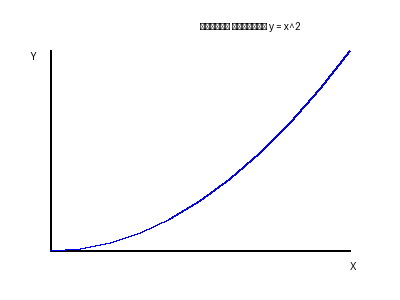
#> input picture test_graph.png, 400 x 300 px
$ python ocr_module.py
#> lines starting #> are read from the running program, lines starting #| are printed output that depends on the picture; after the words box and inside, x2 and y2 are one past the last pixel; in counts of white or black regions, pixels touching at a corner belong together
#!/usr/bin/env python3
# -*- coding: utf-8 -*-
"""
OCR Module для Rubin AI
Модуль оптического распознавания символов для анализа графиков и изображений
"""

import logging
import json
import re
import math
from datetime import datetime
from typing import Dict, List, Any, Optional, Tuple
import base64
import io

# Попытка импорта OCR библиотек с fallback
try:
    import cv2
    import numpy as np
    from PIL import Image
    import pytesseract
    OCR_AVAILABLE = True
except ImportError:
    OCR_AVAILABLE = False
    # Mock классы для работы без OCR библиотек
    class cv2:
        @staticmethod
        def imread(path):
            return None

        @staticmethod
        def cvtColor(img, code):
            return img

        @staticmethod
        def threshold(img, thresh, maxval, type):
            return None, img

        @staticmethod
        def imwrite(path, img):
            return True

    class np:
        @staticmethod
        def array(data):
            return data

    class Image:
        @staticmethod
        def open(path):
            return None

    class pytesseract:
        @staticmethod
        def image_to_string(img, lang='rus'):
            return "Mock OCR text"

# Настройка логирования
logging.basicConfig(level=logging.INFO)
logger = logging.getLogger(__name__)

class RubinOCRModule:
    """Модуль OCR для Rubin AI"""

    def __init__(self):
        self.ocr_available = OCR_AVAILABLE
        self.supported_formats = ['png', 'jpg', 'jpeg', 'bmp', 'tiff']
        self.languages = ['rus', 'eng']

        logger.info(f"🔍 OCR Module инициализирован")
        logger.info(f"🔧 OCR библиотеки доступны: {self.ocr_available}")

    def extract_text_from_image(self, image_path: str, language: str = 'rus') -> Dict[str, Any]:
        """Извлечение текста из изображения"""
#> called with image_path = 'test_graph.png', language = 'rus'
        try:
            if not self.ocr_available:
                return self._mock_text_extraction(image_path)

            # Загружаем изображение
            image = cv2.imread(image_path)
#> image is the input picture: shape (300, 400, 3); mean B, G, R 252.2, 250.8, 250.8
            if image is None:
                return {
                    'success': False,
                    'error': 'Не удалось загрузить изображение',
                    'image_path': image_path
                }

            # Преобразуем в оттенки серого
            gray = cv2.cvtColor(image, cv2.COLOR_BGR2GRAY)

            # Применяем пороговую обработку
            _, thresh = cv2.threshold(gray, 0, 255, cv2.THRESH_BINARY + cv2.THRESH_OTSU)
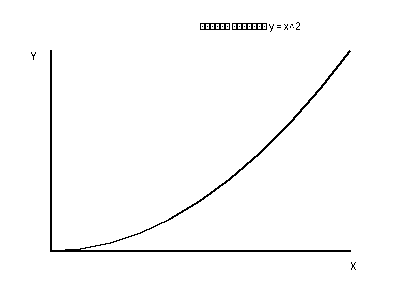
#> thresh: shape (300, 400); 98.3% white; black in thin lines or dots, all inside (x1, y1, x2, y2) = (31, 22, 356, 270)

            # Извлекаем текст
            text = pytesseract.image_to_string(thresh, lang=language)

            # Очищаем текст
            cleaned_text = self._clean_extracted_text(text)

            return {
                'success': True,
                'text': cleaned_text,
                'original_text': text,
                'image_path': image_path,
                'language': language,
                'confidence': self._calculate_confidence(cleaned_text)
            }

        except Exception as e:
            logger.error(f"❌ Ошибка извлечения текста: {e}")
            return {
                'success': False,
                'error': str(e),
                'image_path': image_path
            }

    # [72 lines left out: functions _mock_text_extraction, _clean_extracted_text, _calculate_confidence, not called in this run]

    def analyze_graph(self, image_path: str) -> Dict[str, Any]:
        """Анализ графика на изображении"""
        try:
            # Извлекаем текст из изображения
            text_result = self.extract_text_from_image(image_path)

            if not text_result['success']:
                return text_result

            text = text_result['text']

            # Анализируем график
            analysis = {
                'graph_type': self._detect_graph_type(text),
                'function': self._extract_function(text),
                'data_points': self._extract_data_points(text),
                'axes_labels': self._extract_axes_labels(text),
                'title': self._extract_title(text),
                'mathematical_content': self._extract_mathematical_content(text)
            }

            return {
                'success': True,
                'image_path': image_path,
                'extracted_text': text,
                'analysis': analysis,
                'confidence': text_result['confidence']
            }

        except Exception as e:
            logger.error(f"❌ Ошибка анализа графика: {e}")
            return {
                'success': False,
                'error': str(e),
                'image_path': image_path
            }

    # [113 lines left out: functions _detect_graph_type, _extract_function, _extract_data_points, _extract_axes_labels, _extract_title, _extract_mathematical_content, not called in this run]

    def analyze_circuit_diagram(self, image_path: str) -> Dict[str, Any]:
        """Анализ схемы электрической цепи"""
        try:
            text_result = self.extract_text_from_image(image_path)

            if not text_result['success']:
                return text_result

            text = text_result['text']

            # Анализ схемы
            analysis = {
                'components': self._extract_circuit_components(text),
                'connections': self._extract_circuit_connections(text),
                'values': self._extract_circuit_values(text),
                'circuit_type': self._detect_circuit_type(text)
            }

            return {
                'success': True,
                'image_path': image_path,
                'extracted_text': text,
                'analysis': analysis,
                'confidence': text_result['confidence']
            }

        except Exception as e:
            logger.error(f"❌ Ошибка анализа схемы: {e}")
            return {
                'success': False,
                'error': str(e),
                'image_path': image_path
            }

    # [65 lines left out: functions _extract_circuit_components, _extract_circuit_connections, _extract_circuit_values, _detect_circuit_type, not called in this run]

    def get_module_info(self) -> Dict[str, Any]:
        """Получение информации о модуле"""
        return {
            'name': 'Rubin OCR Module',
            'version': '1.0',
            'ocr_available': self.ocr_available,
            'supported_formats': self.supported_formats,
            'languages': self.languages,
            'features': [
                'text_extraction',
                'graph_analysis',
                'circuit_analysis',
                'mathematical_content_extraction'
            ]
        }

def main():
    """Основная функция для тестирования OCR модуля"""
    print("🔍 ТЕСТИРОВАНИЕ OCR MODULE")
    print("=" * 40)

    ocr = RubinOCRModule()

    # Информация о модуле
    info = ocr.get_module_info()
    print(f"📊 Модуль: {info['name']} v{info['version']}")
    print(f"🔧 OCR доступен: {'✅' if info['ocr_available'] else '❌'}")
    print(f"📁 Поддерживаемые форматы: {', '.join(info['supported_formats'])}")
    print(f"🌐 Языки: {', '.join(info['languages'])}")

    # Тестирование извлечения текста
    print("\n🧪 ТЕСТИРОВАНИЕ ИЗВЛЕЧЕНИЯ ТЕКСТА:")
    print("-" * 35)

    test_images = [
        "test_graph.png",
        "test_chart.jpg",
        "test_formula.png",
        "test_circuit.bmp"
    ]

    for image_path in test_images:
        print(f"\n📷 Тестирование: {image_path}")
        result = ocr.extract_text_from_image(image_path)

        if result['success']:
            print(f"✅ Текст извлечен (уверенность: {result['confidence']:.2f})")
            print(f"📝 Текст: {result['text'][:100]}...")
        else:
            print(f"❌ Ошибка: {result['error']}")
#> pass 2 of the loop in main, `for image_path in test_images:`:
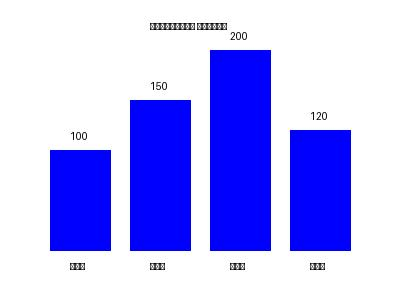
#> input picture test_chart.jpg, 400 x 300 px
#> in extract_text_from_image, image is the input picture: shape (300, 400, 3); mean B, G, R 251.5, 179.1, 179.1
#> in extract_text_from_image (call 2), `gray = cv2.cvtColor(image, cv2.COLOR_BGR2GRAY)`:
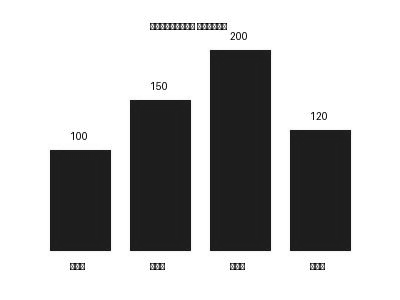
#> gray: shape (300, 400); min 0, max 255, mean 187.4
#> in extract_text_from_image (call 2), `_, thresh = cv2.threshold(gray, 0, 255, cv2.THRESH_BINARY + cv2.THRESH..`:
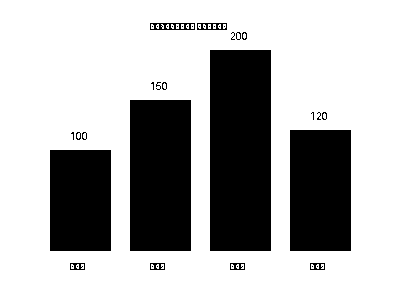
#> thresh: shape (300, 400); 70.2% white; 44 black regions (29 under 20 px), largest, box (x1, y1, x2, y2) and area: (210, 50, 271, 251) 12261, (130, 100, 191, 251) 9211, (290, 130, 351, 251) 7381
#> pass 3 of the loop in main, `for image_path in test_images:`:
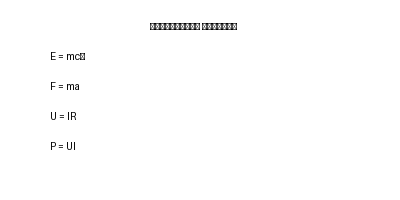
#> input picture test_formula.png, 400 x 200 px
#> in extract_text_from_image, image is the input picture: shape (200, 400, 3); min 0, max 255, mean 253.3
#> gray: shape (200, 400)
#> in extract_text_from_image (call 3), `_, thresh = cv2.threshold(gray, 0, 255, cv2.THRESH_BINARY + cv2.THRESH..`:
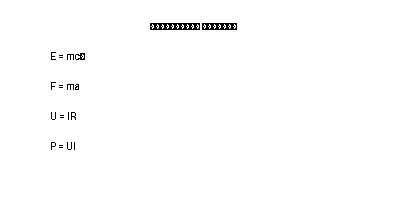
#> thresh: shape (200, 400); 99.1% white; black in thin lines or dots, all inside (x1, y1, x2, y2) = (51, 23, 237, 150)
#> the loop made 4 passes; the first 3 are shown

    # Тестирование анализа графиков
    print("\n📊 ТЕСТИРОВАНИЕ АНАЛИЗА ГРАФИКОВ:")
    print("-" * 35)

    for image_path in test_images:
        print(f"\n📈 Анализ графика: {image_path}")
        result = ocr.analyze_graph(image_path)

        if result['success']:
            analysis = result['analysis']
            print(f"✅ Тип графика: {analysis['graph_type']}")
            if analysis['function']:
                print(f"📐 Функция: {analysis['function']}")
            if analysis['data_points']:
                print(f"📍 Точки данных: {len(analysis['data_points'])}")
            if analysis['title']:
                print(f"🏷️ Заголовок: {analysis['title']}")
        else:
            print(f"❌ Ошибка: {result['error']}")
#> pass 2 of the loop in main, `for image_path in test_images:`:
#> pass 3 of the loop in main, `for image_path in test_images:`:
#> the loop made 4 passes; the first 3 are shown

    # Тестирование анализа схем
    print("\n⚡ ТЕСТИРОВАНИЕ АНАЛИЗА СХЕМ:")
    print("-" * 30)

    circuit_image = "test_circuit.bmp"
#> circuit_image = 'test_circuit.bmp'
    print(f"\n🔌 Анализ схемы: {circuit_image}")
#| 🔌 Анализ схемы: test_circuit.bmp
    result = ocr.analyze_circuit_diagram(circuit_image)
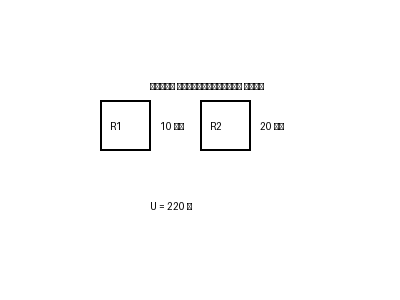
#> input picture test_circuit.bmp, 400 x 300 px
#> in extract_text_from_image, image is the input picture: shape (300, 400, 3); min 0, max 255, mean 251.8
#> in extract_text_from_image (call 9), `_, thresh = cv2.threshold(gray, 0, 255, cv2.THRESH_BINARY + cv2.THRESH..`:
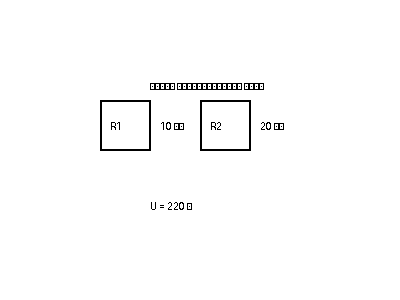
#> thresh: shape (300, 400); 98.7% white; black in thin lines or dots, all inside (x1, y1, x2, y2) = (100, 83, 284, 210)
#> result = {'success': False, 'error': "No module named 'pytesseract'", 'image_path': 'test_circuit.bmp'}

    if result['success']:
        analysis = result['analysis']
        print(f"✅ Тип схемы: {analysis['circuit_type']}")
        print(f"🔧 Компоненты: {len(analysis['components'])}")
        print(f"🔗 Соединения: {len(analysis['connections'])}")
        print(f"📊 Значения: {analysis['values']}")
    else:
        print(f"❌ Ошибка: {result['error']}")
#| ❌ Ошибка: No module named 'pytesseract'

    print("\n🎉 ТЕСТИРОВАНИЕ OCR MODULE ЗАВЕРШЕНО!")

if __name__ == "__main__":
    main()
